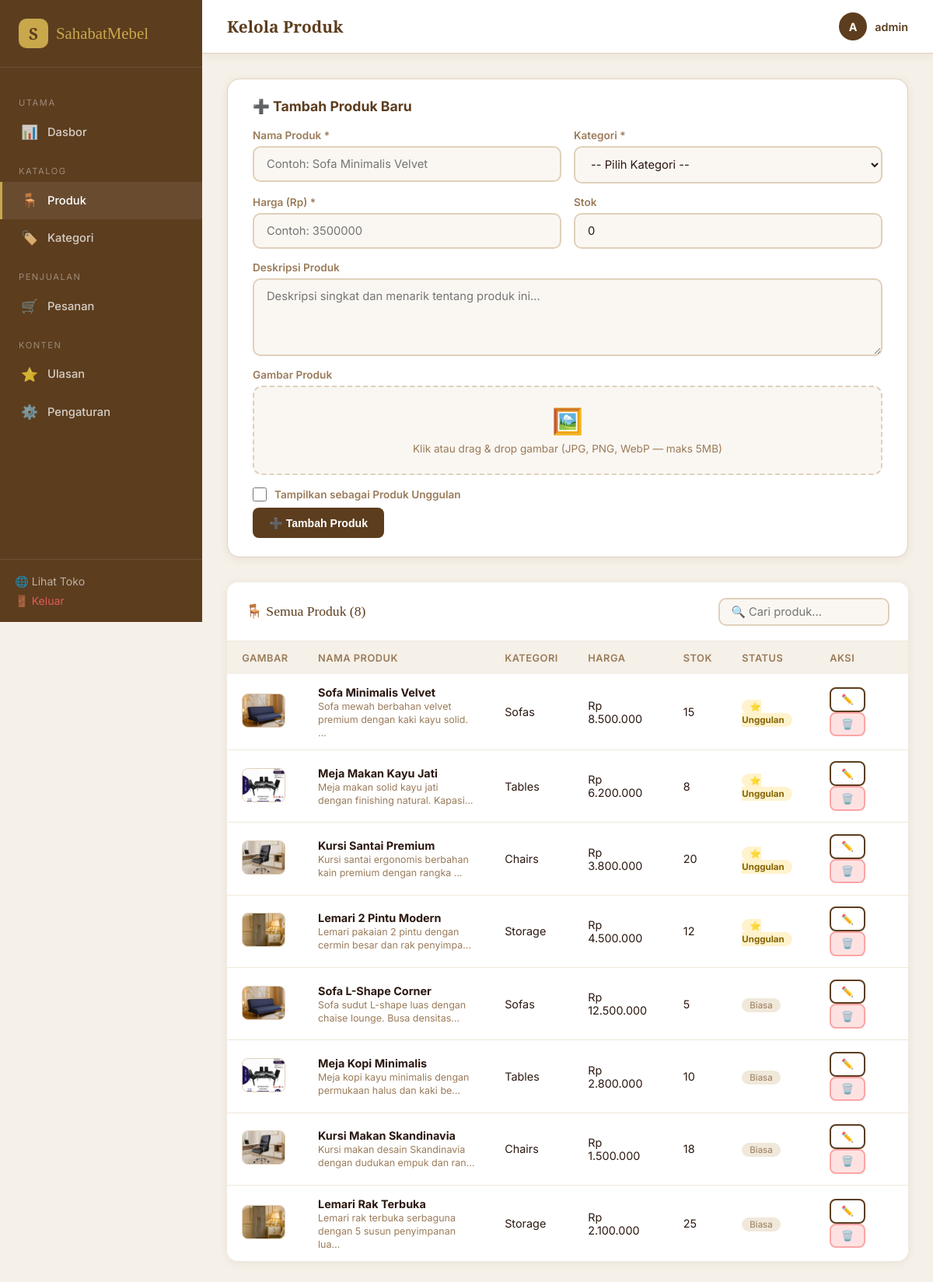
Screenshot of /admin/products.php (signed in) with the database file from the repository.
### tables this page shows
CREATE TABLE IF NOT EXISTS products (
    id INT AUTO_INCREMENT PRIMARY KEY,
    category_id INT NOT NULL,
    name VARCHAR(255) NOT NULL,
    description TEXT,
    price DECIMAL(10,2) NOT NULL,
    image VARCHAR(255),
    stock INT DEFAULT 0,
    is_featured TINYINT(1) DEFAULT 0,
    created_at TIMESTAMP DEFAULT CURRENT_TIMESTAMP,
    FOREIGN KEY (category_id) REFERENCES categories(id) ON DELETE CASCADE
);

CREATE TABLE IF NOT EXISTS categories (
    id INT AUTO_INCREMENT PRIMARY KEY,
    name VARCHAR(100) NOT NULL,
    slug VARCHAR(100) NOT NULL UNIQUE,
    created_at TIMESTAMP DEFAULT CURRENT_TIMESTAMP
);

### admin/products.php (the view, shortened to what this page needs)
<?php
require_once '../config.php';
$products   = $pdo->query("
  SELECT p.*, c.name AS cat_name
  FROM products p
  JOIN categories c ON p.category_id = c.id
  ORDER BY p.is_featured DESC, p.created_at DESC
")->fetchAll();
$editProduct = null;
?>
<!DOCTYPE html>
<html lang="id">
<head>
  <link rel="stylesheet" href="../assets/css/admin.css">
</head>
<body>
<?php include 'partials/sidebar.php'; ?>
<div class="main">
  <?php include 'partials/topbar.php'; ?>
  <div class="content">
    <div class="form-section">
      <h2><?= $editProduct ? '✏️ Edit Produk' : '➕ Tambah Produk Baru' ?></h2>
      <form method="POST" enctype="multipart/form-data" id="productForm">
        <div class="form-grid">
          <div class="form-group">
            <label class="form-label">Nama Produk *</label>
            <input type="text" name="name" class="form-control"
              value="<?= htmlspecialchars($editProduct['name'] ?? '') ?>"
              placeholder="Contoh: Sofa Minimalis Velvet" required>
          </div>
          <div class="form-group">
            <label class="form-label">Kategori *</label>
            <select name="category_id" class="form-control" required>
              <option value="">-- Pilih Kategori --</option>
            </select>
          </div>
          <div class="form-group">
            <label class="form-label">Harga (Rp) *</label>
            <input type="number" name="price" class="form-control"
              value="<?= $editProduct['price'] ?? '' ?>"
              placeholder="Contoh: 3500000" min="0" required>
          </div>
          <div class="form-group">
            <label class="form-label">Stok</label>
            <input type="number" name="stock" class="form-control"
              value="<?= $editProduct['stock'] ?? 0 ?>"
              placeholder="0" min="0">
          </div>
          <div class="form-group span-2">
            <label class="form-label">Deskripsi Produk</label>
            <textarea name="description" class="form-control" rows="3"
              placeholder="Deskripsi singkat dan menarik tentang produk ini..."><?= htmlspecialchars($editProduct['description'] ?? '') ?></textarea>
          </div>
          <div class="form-group span-2">
            <label class="form-label">Gambar Produk <?= $editProduct ? '(kosongkan jika tidak ingin mengganti)' : '' ?></label>
            <div class="img-upload-wrap" id="uploadWrap">
              <div class="img-upload-icon">🖼️</div>
              <div class="img-upload-label">Klik atau drag & drop gambar (JPG, PNG, WebP — maks 5MB)</div>
            </div>
          </div>
          <div class="form-group">
            <label class="form-label" style="display:flex;align-items:center;gap:10px;cursor:pointer">
              <input type="checkbox" name="is_featured" id="featuredCheck" style="width:18px;height:18px;accent-color:var(--brown-dark)"
                <?= ($editProduct && $editProduct['is_featured']) ? 'checked' : '' ?>>
              Tampilkan sebagai Produk Unggulan
            </label>
          </div>
        </div>
        <div style="display:flex;gap:1rem;margin-top:0.5rem">
          <button type="submit" class="btn btn-primary">
            <?= $editProduct ? '💾 Simpan Perubahan' : '➕ Tambah Produk' ?>
          </button>
        </div>
      </form>
    </div>
    <div class="card">
      <div class="card-header">
        <span class="card-title">🪑 Semua Produk (<?= count($products) ?>)</span>
        <input type="text" id="searchInput" class="form-control" style="width:220px;padding:0.45rem 0.9rem"
          placeholder="🔍 Cari produk..." oninput="filterTable(this.value)">
      </div>
      <div class="card-body table-wrap">
        <table id="prodTable">
          <thead>
            <tr>
              <th style="width:60px">Gambar</th>
              <th>Nama Produk</th>
              <th>Kategori</th>
              <th>Harga</th>
              <th>Stok</th>
              <th>Status</th>
              <th style="width:120px">Aksi</th>
            </tr>
          </thead>
          <tbody>
            <?php foreach ($products as $p): ?>
            <tr class="prod-row">
              <td>
                <img class="prod-table-img"
                  src="../assets/images/products/<?= htmlspecialchars($p['image'] ?? '') ?>"
                  alt="<?= htmlspecialchars($p['name']) ?>"
                  onerror="this.src='../assets/images/placeholder.jpg'">
              </td>
              <td><strong><?= htmlspecialchars($p['name']) ?></strong><br>
                <span style="font-size:0.78rem;color:var(--text-muted)"><?= mb_strimwidth(htmlspecialchars($p['description'] ?? ''), 0, 60, '…') ?></span>
              </td>
              <td><?= htmlspecialchars($p['cat_name']) ?></td>
              <td>Rp <?= number_format($p['price'], 0, ',', '.') ?></td>
              <td><?= $p['stock'] ?></td>
              <td>
                <?php if ($p['is_featured']): ?>
                  <span class="badge-featured">⭐ Unggulan</span>
                <?php else: ?>
                  <span class="badge-normal">Biasa</span>
                <?php endif; ?>
              </td>
              <td>
                <a href="products.php?edit=<?= $p['id'] ?>" class="btn btn-outline btn-sm">✏️</a>
                <form method="POST" style="display:inline"
                  onsubmit="return confirm('Hapus produk ini?')">
                  <button type="submit" class="btn btn-sm" style="background:#fee2e2;color:#b91c1c;border-color:#fca5a5">🗑️</button>
                </form>
              </td>
            </tr>
            <?php endforeach; ?>
          </tbody>
        </table>
      </div>
    </div>
  </div>
</div>
</body>
</html>

### assets/css/admin.css (style rules this page uses)
:root { --cream: #FAF7F2; --beige: #F0E8DA; --beige-dark: #E0D0BB; --brown: #8B6340; --brown-dark: #5C3D1E; --gold: #C9A84C; --white: #FFFFFF; --text-dark: #2C1810; --text-muted: #9A7B5A; --danger: #e74c3c; --success: #27ae60; --warning: #f39c12; --sidebar-w: 260px; --shadow-sm: 0 2px 12px rgba(92,61,30,0.08); --shadow-md: 0 8px 30px rgba(92,61,30,0.12); --radius: 14px; --transition: all 0.3s ease; }
*, *::before, *::after { box-sizing: border-box; margin: 0; padding: 0; }
body { font-family: 'Inter', sans-serif; background: #F5F0E8; color: var(--text-dark); display: flex; min-height: 100vh; }
.main { margin-left: var(--sidebar-w); flex: 1; display: flex; flex-direction: column; min-height: 100vh; }
.content { padding: 2rem; flex: 1; }
.card { background: var(--white); border-radius: var(--radius); box-shadow: var(--shadow-sm); overflow: hidden; }
.card-header { padding: 1.2rem 1.5rem; border-bottom: 1px solid var(--beige); display: flex; align-items: center; justify-content: space-between; }
.card-title { font-family: 'Playfair Display', serif; font-size: 1.1rem; color: var(--brown-dark); }
.card-body { padding: 0; overflow-x: auto; }
table { width: 100%; border-collapse: collapse; }
th { background: #F5F0E8; padding: 0.85rem 1.2rem; text-align: left; font-size: 0.8rem; text-transform: uppercase; letter-spacing: 0.5px; color: var(--text-muted); font-weight: 600; }
td { padding: 0.9rem 1.2rem; border-bottom: 1px solid var(--beige); font-size: 0.9rem; vertical-align: middle; }
tr:last-child td { border-bottom: none; }
.btn { display: inline-flex; align-items: center; gap: 6px; padding: 0.6rem 1.2rem; border-radius: 8px; font-weight: 600; font-size: 0.88rem; cursor: pointer; border: 2px solid transparent; transition: var(--transition); text-decoration: none; }
.btn-primary { background: var(--brown-dark); color: #fff; }
.btn-sm { padding: 0.4rem 0.8rem; font-size: 0.8rem; }
.btn-outline { background: transparent; color: var(--brown-dark); border-color: var(--brown-dark); }
.form-section { background: var(--white); border-radius: var(--radius); padding: 2rem; box-shadow: var(--shadow-sm); margin-bottom: 1.5rem; }
.form-grid { display: grid; grid-template-columns: 1fr 1fr; gap: 1.2rem; }
.form-group { display: flex; flex-direction: column; gap: 6px; }
label, .form-label { font-size: 0.85rem; font-weight: 600; color: var(--text-muted); }
.form-control { padding: 0.75rem 1rem; border: 2px solid var(--beige-dark); border-radius: 10px; font-size: 0.92rem; background: var(--cream); color: var(--text-dark); outline: none; transition: var(--transition); font-family: 'Inter', sans-serif; width: 100%; }
textarea.form-control { resize: vertical; min-height: 100px; }
select.form-control { cursor: pointer; }
.span-2 { grid-column: 1 / -1; }

### admin/products.php (style rules this page uses)
.prod-table-img { width: 56px; height: 44px; border-radius: 8px; object-fit: cover; background: var(--beige); border: 1px solid var(--beige-dark); }
.form-grid { display: grid; grid-template-columns: 1fr 1fr; gap: 1rem; }
.form-grid .span-2 { grid-column: 1 / -1; }
.img-upload-wrap { border: 2px dashed var(--beige-dark); border-radius: 12px; padding: 1.5rem; text-align: center; cursor: pointer; transition: all 0.3s; position: relative; background: var(--cream); }
.img-upload-icon { font-size: 2rem; margin-bottom: 0.5rem; }
.img-upload-label { font-size: 0.85rem; color: var(--text-muted); }
.badge-featured { background: #fff3cd; color: #856404; padding: 2px 10px; border-radius: 50px; font-size: 0.72rem; font-weight: 700; }
.badge-normal { background: var(--beige); color: var(--text-muted); padding: 2px 10px; border-radius: 50px; font-size: 0.72rem; }
.table-wrap { overflow-x: auto; }
.form-section { background: var(--white); border-radius: 16px; padding: 1.5rem 2rem; box-shadow: var(--shadow-sm); border: 1px solid var(--beige-dark); margin-bottom: 2rem; }
.form-section h2 { font-size: 1.1rem; color: var(--brown-dark); margin-bottom: 1.2rem; display: flex; align-items: center; gap: 8px; }

### rows the page displays
products: image (picture), name "Sofa Minimalis Velvet", description "Sofa mewah berbahan velvet premium dengan kaki kayu solid. …", category.name "Sofas", price "8.500.000", stock "15", is_featured "⭐ Unggulan"
products: image (picture), name "Meja Makan Kayu Jati", description "Meja makan solid kayu jati dengan finishing natural. Kapasi…", category.name "Tables", price "6.200.000", stock "8", is_featured "⭐ Unggulan"
products: image (picture), name "Kursi Santai Premium", description "Kursi santai ergonomis berbahan kain premium dengan rangka …", category.name "Chairs", price "3.800.000", stock "20", is_featured "⭐ Unggulan"
products: image (picture), name "Lemari 2 Pintu Modern", description "Lemari pakaian 2 pintu dengan cermin besar dan rak penyimpa…", category.name "Storage", price "4.500.000", stock "12", is_featured "⭐ Unggulan"
products: image (picture), name "Sofa L-Shape Corner", description "Sofa sudut L-shape luas dengan chaise lounge. Busa densitas…", category.name "Sofas", price "12.500.000", stock "5", is_featured "Biasa"
products: image (picture), name "Meja Kopi Minimalis", description "Meja kopi kayu minimalis dengan permukaan halus dan kaki be…", category.name "Tables", price "2.800.000", stock "10", is_featured "Biasa"
products: image (picture), name "Kursi Makan Skandinavia", description "Kursi makan desain Skandinavia dengan dudukan empuk dan ran…", category.name "Chairs", price "1.500.000", stock "18", is_featured "Biasa"
products: image (picture), name "Lemari Rak Terbuka", description "Lemari rak terbuka serbaguna dengan 5 susun penyimpanan lua…", category.name "Storage", price "2.100.000", stock "25", is_featured "Biasa"

### other values shown
$pageTitle "Kelola Produk"
substr($adminName, 0, 1) "A"
$adminName "admin"
count($products) "8"
